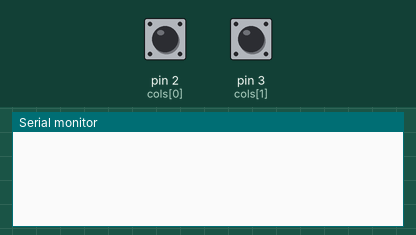
Simulated run of this sketch. Board: Arduino Uno, built with avr-gcc and run on an emulated ATmega328P. On the bench: the last lines printed to the serial monitor. The test bench sets the inputs (shaded band); at power-on: pin 2 (cols[0]) HIGH, pin 3 (cols[1]) HIGH.

Above: at 1.2 s.
1.3 s: pin 2 (cols[0]) pulled LOW for 0.15 s
At 2.6 s:
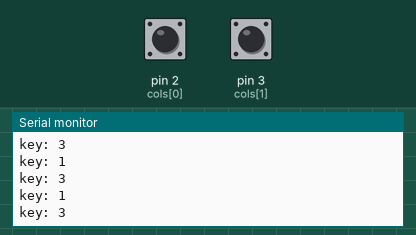
2.9 s: pin 3 (cols[1]) pulled LOW for 0.15 s
At 4.1 s:
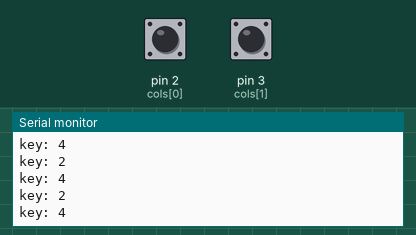
Timing chart, 0 to 5.9 s (numbered marks = the images above; inputs shaded):
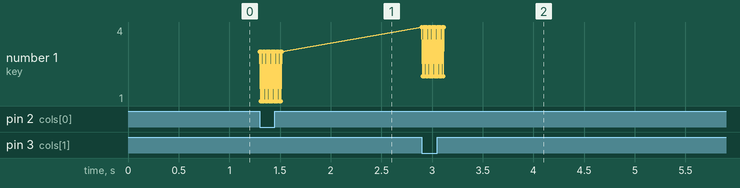

The sketch:

142-tastiera_matrice.ino
```cpp
#define ROWS 2
#define COLS 2

int rows[ROWS] = {12, 13};
int cols[COLS] = {2, 3};

void setup() {
  Serial.begin(9600);
  pinMode(12, OUTPUT);
  pinMode(13, OUTPUT);

  pinMode(2, INPUT_PULLUP);
  pinMode(3, INPUT_PULLUP);

}

int key = 0;

void loop() {
  for (int r = 0; r < ROWS; r++){
    //attivo la riga
    digitalWrite(rows[r], LOW);

    //controllo che colonna è attiva (cioè low)
    for (int c = 0; c < COLS; c++){
      if (digitalRead(cols[c]) == LOW) {
        key = (r * ROWS + c) + 1;
        Serial.print("key: ");
        Serial.println(key);
      }
    }

    //disattivo attivo la riga
    digitalWrite(rows[r], HIGH);
  }
}
```

Measured:
- after the input at 1.3 s, the serial monitor: prints a new line at once (image 1)
- after the input at 2.9 s, the serial monitor: prints a new line at once (image 2)
- plotted number 1: 3 → 4 after the input at 2.9 s
